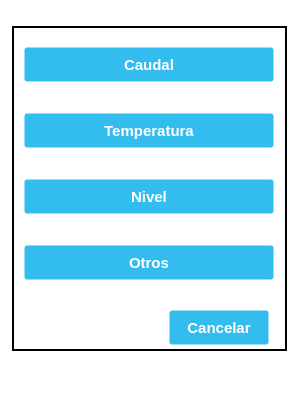
<?xml version="1.0" encoding="UTF-8"?>
<ui version="4.0">
 <class>Type_Tag_Menu</class>
 <widget class="QMainWindow" name="Type_Tag_Menu">
  <property name="windowModality">
   <enum>Qt::WindowModal</enum>
  </property>
  <property name="geometry">
   <rect>
    <x>0</x>
    <y>0</y>
    <width>300</width>
    <height>400</height>
   </rect>
  </property>
  <property name="minimumSize">
   <size>
    <width>300</width>
    <height>400</height>
   </size>
  </property>
  <property name="maximumSize">
   <size>
    <width>300</width>
    <height>400</height>
   </size>
  </property>
  <property name="windowTitle">
   <string>Crear TAG</string>
  </property>
  <property name="windowIcon">
   <iconset>
    <normaloff>//nas01/DATOS/Comunes/EIPSA-ERP/Iconos/icon.ico</normaloff>//nas01/DATOS/Comunes/EIPSA-ERP/Iconos/icon.ico</iconset>
  </property>
  <property name="styleSheet">
   <string notr="true">QWidget {
background-color: rgb(255, 255, 255);
}

.QFrame {
	border: 2px solid black;
}

QPushButton {
background-color: #33bdef;
  border: 1px solid transparent;
  border-radius: 3px;
  box-shadow: rgba(255, 255, 255, .4) 0 1px 0 0 inset;
  box-sizing: border-box;
  color: #fff;
  cursor: pointer;
  display: inline-block;
  font-family: -apple-system,system-ui,&quot;Segoe UI&quot;,&quot;Liberation Sans&quot;,sans-serif;
  font-size: 15px;
  font-weight: 800;
  line-height: 1.15385;
  margin: 0;
  outline: none;
  padding: 8px .8em;
  text-align: center;
  text-decoration: none;
  text-shadow: 0px 1px 0px #263666;
  user-select: none;
  -webkit-user-select: none;
  touch-action: manipulation;
  vertical-align: baseline;
  white-space: nowrap;
}

QPushButton:hover {
	background-color: #019ad2;
	border-color: rgb(0, 0, 0);
}

QPushButton:pressed {
	background-color: rgb(1, 140, 190);
	border-color: rgb(255, 255, 255);
}</string>
  </property>
  <widget class="QWidget" name="centralwidget">
   <layout class="QGridLayout" name="gridLayout">
    <item row="0" column="0">
     <widget class="QFrame" name="frame">
      <property name="minimumSize">
       <size>
        <width>275</width>
        <height>325</height>
       </size>
      </property>
      <property name="maximumSize">
       <size>
        <width>275</width>
        <height>325</height>
       </size>
      </property>
      <property name="frameShape">
       <enum>QFrame::StyledPanel</enum>
      </property>
      <property name="frameShadow">
       <enum>QFrame::Raised</enum>
      </property>
      <layout class="QGridLayout" name="gridLayout_2">
       <item row="2" column="0">
        <spacer name="vSpacer4">
         <property name="orientation">
          <enum>Qt::Vertical</enum>
         </property>
         <property name="sizeType">
          <enum>QSizePolicy::Fixed</enum>
         </property>
         <property name="sizeHint" stdset="0">
          <size>
           <width>20</width>
           <height>50</height>
          </size>
         </property>
        </spacer>
       </item>
       <item row="4" column="0">
        <spacer name="vSpacer1">
         <property name="orientation">
          <enum>Qt::Vertical</enum>
         </property>
         <property name="sizeType">
          <enum>QSizePolicy::Fixed</enum>
         </property>
         <property name="sizeHint" stdset="0">
          <size>
           <width>20</width>
           <height>50</height>
          </size>
         </property>
        </spacer>
       </item>
       <item row="6" column="0">
        <spacer name="vSpacer2">
         <property name="orientation">
          <enum>Qt::Vertical</enum>
         </property>
         <property name="sizeType">
          <enum>QSizePolicy::Fixed</enum>
         </property>
         <property name="sizeHint" stdset="0">
          <size>
           <width>20</width>
           <height>50</height>
          </size>
         </property>
        </spacer>
       </item>
       <item row="8" column="0">
        <spacer name="vSpacer3">
         <property name="orientation">
          <enum>Qt::Vertical</enum>
         </property>
         <property name="sizeType">
          <enum>QSizePolicy::Fixed</enum>
         </property>
         <property name="sizeHint" stdset="0">
          <size>
           <width>20</width>
           <height>80</height>
          </size>
         </property>
        </spacer>
       </item>
       <item row="3" column="0">
        <widget class="QPushButton" name="Button_Temp">
         <property name="minimumSize">
          <size>
           <width>250</width>
           <height>35</height>
          </size>
         </property>
         <property name="maximumSize">
          <size>
           <width>250</width>
           <height>35</height>
          </size>
         </property>
         <property name="text">
          <string>Temperatura</string>
         </property>
        </widget>
       </item>
       <item row="9" column="0">
        <layout class="QHBoxLayout" name="horizontalLayout">
         <property name="topMargin">
          <number>0</number>
         </property>
         <item>
          <spacer name="hSpacer1">
           <property name="orientation">
            <enum>Qt::Horizontal</enum>
           </property>
           <property name="sizeType">
            <enum>QSizePolicy::Fixed</enum>
           </property>
           <property name="sizeHint" stdset="0">
            <size>
             <width>140</width>
             <height>20</height>
            </size>
           </property>
          </spacer>
         </item>
         <item>
          <widget class="QPushButton" name="Button_Cancel">
           <property name="enabled">
            <bool>true</bool>
           </property>
           <property name="minimumSize">
            <size>
             <width>100</width>
             <height>35</height>
            </size>
           </property>
           <property name="maximumSize">
            <size>
             <width>100</width>
             <height>35</height>
            </size>
           </property>
           <property name="text">
            <string>Cancelar</string>
           </property>
          </widget>
         </item>
        </layout>
       </item>
       <item row="1" column="0">
        <widget class="QPushButton" name="Button_Flow">
         <property name="minimumSize">
          <size>
           <width>250</width>
           <height>35</height>
          </size>
         </property>
         <property name="maximumSize">
          <size>
           <width>250</width>
           <height>35</height>
          </size>
         </property>
         <property name="text">
          <string>Caudal</string>
         </property>
        </widget>
       </item>
       <item row="5" column="0">
        <widget class="QPushButton" name="Button_Level">
         <property name="minimumSize">
          <size>
           <width>250</width>
           <height>35</height>
          </size>
         </property>
         <property name="maximumSize">
          <size>
           <width>250</width>
           <height>35</height>
          </size>
         </property>
         <property name="text">
          <string>Nivel</string>
         </property>
        </widget>
       </item>
       <item row="7" column="0">
        <widget class="QPushButton" name="Button_Others">
         <property name="minimumSize">
          <size>
           <width>250</width>
           <height>35</height>
          </size>
         </property>
         <property name="maximumSize">
          <size>
           <width>250</width>
           <height>35</height>
          </size>
         </property>
         <property name="text">
          <string>Otros</string>
         </property>
        </widget>
       </item>
       <item row="0" column="0">
        <spacer name="verticalSpacer">
         <property name="orientation">
          <enum>Qt::Vertical</enum>
         </property>
         <property name="sizeType">
          <enum>QSizePolicy::Fixed</enum>
         </property>
         <property name="sizeHint" stdset="0">
          <size>
           <width>20</width>
           <height>10</height>
          </size>
         </property>
        </spacer>
       </item>
      </layout>
     </widget>
    </item>
   </layout>
  </widget>
  <widget class="QMenuBar" name="menubar">
   <property name="geometry">
    <rect>
     <x>0</x>
     <y>0</y>
     <width>300</width>
     <height>22</height>
    </rect>
   </property>
  </widget>
  <widget class="QStatusBar" name="statusbar"/>
 </widget>
 <resources/>
 <connections>
  <connection>
   <sender>Button_Cancel</sender>
   <signal>clicked()</signal>
   <receiver>Type_Tag_Menu</receiver>
   <slot>close()</slot>
   <hints>
    <hint type="sourcelabel">
     <x>238</x>
     <y>336</y>
    </hint>
    <hint type="destinationlabel">
     <x>256</x>
     <y>374</y>
    </hint>
   </hints>
  </connection>
 </connections>
</ui>
